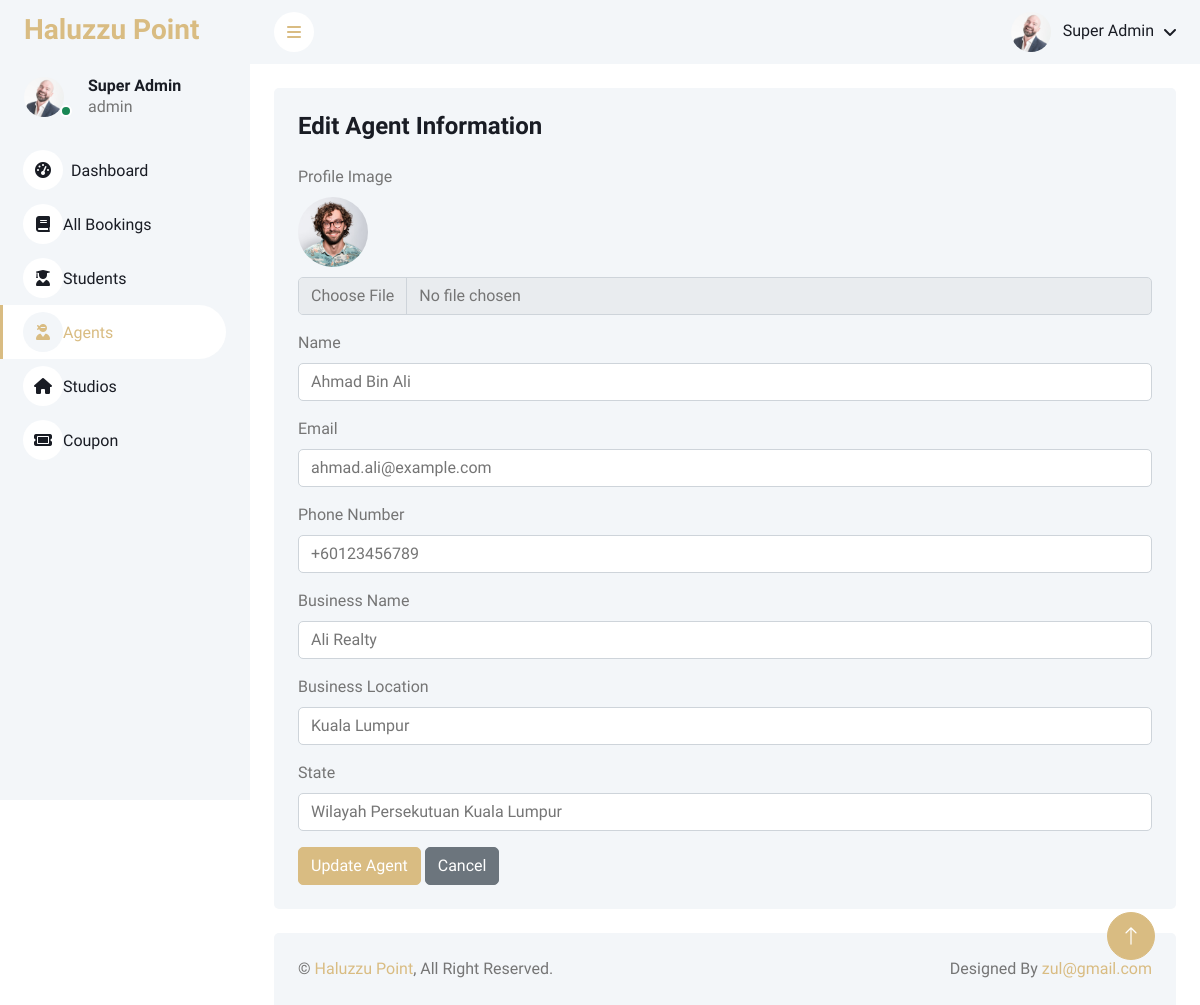
/haluzzu/admin/agentEdit?id=101 (signed in), run on the app's committed database.
### tables this page shows
CREATE TABLE `agents` (
  `agent_id` int(11) NOT NULL,
  `user_id` int(11) DEFAULT NULL,
  `business_name` varchar(255) DEFAULT NULL,
  `studio_location` varchar(255) DEFAULT NULL,
  `state` varchar(50) DEFAULT NULL
);

CREATE TABLE `users` (
  `user_id` int(11) NOT NULL,
  `name` varchar(100) NOT NULL,
  `email` varchar(100) NOT NULL,
  `image_profile` varchar(366) DEFAULT NULL,
  `password` varchar(255) NOT NULL,
  `phone_number` varchar(20) DEFAULT NULL,
  `user_type` enum('student','agent','admin') NOT NULL,
  `created_at` timestamp NOT NULL DEFAULT current_timestamp(),
  `updated_at` timestamp NOT NULL DEFAULT current_timestamp() ON UPDATE current_timestamp()
);

### index2.php (called while the page is built, shortened)
<?php
    require "router.php";
?>

### config.php (called while the page is built, shortened)
<?php
$base_url = '/haluzzu';
$system_name = 'Haluzzu Point';
?>

### controller/functions.php (called while the page is built, shortened)
<?php
function getCurrentUser($conn, $user_id)
{
    $query = "
        SELECT users.*, agents.*, admin.*, students.*
        FROM users
        LEFT JOIN agents ON users.user_id = agents.user_id
        LEFT JOIN admin ON users.user_id = admin.user_id
        LEFT JOIN students ON users.user_id = students.user_id
        WHERE users.user_id = $user_id
    ";
    $query_run = mysqli_query($conn, $query);
    if ($query_run && mysqli_num_rows($query_run) > 0) {
        return mysqli_fetch_assoc($query_run);
    } else {
        return null;
    }
}
function getAllAgentById($conn, $agent_id)
{
    $agent_id = mysqli_real_escape_string($conn, $agent_id);
    $query = "
        SELECT
            agents.agent_id,
            users.name AS name,
            agents.*,
            users.*,
            GROUP_CONCAT(DISTINCT studios.studio_name SEPARATOR ', ') AS studio_name
        FROM agents
        JOIN users ON agents.user_id = users.user_id
        LEFT JOIN studios ON agents.agent_id = studios.agent_id
        WHERE agents.agent_id = $agent_id
        GROUP BY agents.agent_id, users.user_id
        ORDER BY users.created_at DESC";
    return mysqli_query($conn, $query);
}

### admin/views/agent-edit.php (the view, shortened to what this page needs)
<?php
include 'controller/dbconnect.php';
include 'controller/functions.php';
include 'config.php';
require_once 'router.php';
if (isset($_GET['id'])) {
    $agent_id = $_GET['id'];
    $agent = getAllAgentById($conn, $agent_id);
    $row = mysqli_fetch_assoc($agent);
    $image_profile_page = !empty($row['image_profile']) ? $row['image_profile'] : 'default_profile.jpg';
} else {
    echo "Invalid agent ID.";
    exit();
}
?>
<?php include 'admin/views/components/header.php'; ?>
<body>
    <div class="container-fluid position-relative bg-white d-flex p-0">
        <?php include 'admin/views/components/sidebar.php'; ?>
        <div class="content">
            <?php include 'admin/views/components/navbar.php'; ?>
            <div class="container-fluid pt-4 px-4">
                <div class="row g-4">
                    <div class="col-12">
                        <div class="bg-light rounded h-100 p-4">
                            <h4 class="mb-4">Edit Agent Information</h4>
                            <form method="POST" enctype="multipart/form-data">
                                <div class="mb-3">
                                    <label for="profile_image" class="form-label">Profile Image</label>
                                    <div>
                                        <img id="preview" src="<?= $base_url; ?>/uploads/<?php echo htmlspecialchars($image_profile_page); ?>" alt="Profile Image" style="width: 70px; height: 70px; margin-bottom: 10px; " class="rounded-circle">
                                    </div>
                                    <input type="file" name="profile_image" id="profile_image" class="form-control" onchange="previewImage(event)">
                                </div>
                                <div class="mb-3">
                                    <label for="name" class="form-label">Name</label>
                                    <input type="text" name="name" class="form-control" value="<?php echo htmlspecialchars($row['name']); ?>" required>
                                </div>
                                <div class="mb-3">
                                    <label for="email" class="form-label">Email</label>
                                    <input type="email" name="email" class="form-control" value="<?php echo htmlspecialchars($row['email']); ?>" required>
                                </div>
                                <div class="mb-3">
                                    <label for="phone_number" class="form-label">Phone Number</label>
                                    <input type="text" name="phone_number" class="form-control" value="<?php echo htmlspecialchars($row['phone_number']); ?>" required>
                                </div>
                                <div class="mb-3">
                                    <label for="business_name" class="form-label">Business Name</label>
                                    <input type="text" name="business_name" class="form-control" value="<?php echo htmlspecialchars($row['business_name']); ?>" required>
                                </div>
                                <div class="mb-3">
                                    <label for="studio_location" class="form-label">Business Location</label>
                                    <input type="text" name="studio_location" class="form-control" value="<?php echo htmlspecialchars($row['studio_location']); ?>" required>
                                </div>
                                <div class="mb-3">
                                    <label for="state" class="form-label">State</label>
                                    <input type="text" name="state" class="form-control" value="<?php echo htmlspecialchars($row['state']); ?>" required>
                                </div>
                                <button type="submit" class="btn btn-primary">Update Agent</button>
                                <button type="button" class="btn btn-secondary" onclick="window.history.back();">Cancel</button>
                            </form>
                        </div>
                    </div>
                </div>
            </div>
            <?php include 'admin/views/components/footer.php'; ?>
</body>
</html>

### admin/views/components/sidebar.php (shortened to what this page needs)
<div class="sidebar pe-4 pb-3">
    <nav class="navbar bg-light navbar-light">
        <a href="<?= $base_url ?>" class="navbar-brand mx-4 mb-3">
            <h3 class="text-primary"><?= $system_name ?></h3>
        </a>
        <div class="d-flex align-items-center ms-4 mb-4">
            <div class="position-relative">
                <img class="rounded-circle me-lg-2" src="<?php echo $base_url; ?>/uploads/<?php echo htmlspecialchars($image_profile); ?>" alt="Profile Image" style="width: 40px; height: 40px;">
                <div class="bg-success rounded-circle border border-2 border-white position-absolute end-0 bottom-0 p-1"></div>
            </div>
            <div class="ms-3">
                <h6 class="mb-0"><?= ucwords($current_user['name']) ?></h6>
                <span><?= $current_user['user_type'] ?></span>
            </div>
        </div>
        <div class="navbar-nav w-100">
            <?php
               $current_url = parse_url($_SERVER['REQUEST_URI'], PHP_URL_PATH);
               $is_dashboard = strpos($current_url, 'dashboard') !== false;
               $is_bookings = strpos($current_url, 'booking') !== false;
               $is_users = strpos($current_url, 'student') !== false;
               $is_agents = strpos($current_url, 'agent') !== false;
               $is_studios = strpos($current_url, 'studio') !== false;
               $is_coupons = strpos($current_url, 'coupon') !== false;
               ?>
            <nav>
                <a href="<?= $base_url; ?>/<?= $user_type ?>/dashboard" class="nav-item nav-link <?= $is_dashboard ? 'active' : ''; ?>">
                    <i class="fa fa-tachometer-alt me-2"></i>Dashboard
                </a>
                <a href="<?= $base_url; ?>/<?= $user_type ?>/bookings-list" class="nav-item nav-link <?= $is_bookings ? 'active' : ''; ?>">
                    <i class="fa-solid fa-book"></i>All Bookings
                </a>
                <a href="<?= $base_url; ?>/<?= $user_type ?>/students-list" class="nav-item nav-link <?= $is_users ? 'active' : ''; ?>">
                    <i class="fa-solid fa-user-graduate"></i>Students
                </a>
                <a href="<?= $base_url; ?>/<?= $user_type ?>/agents-list" class="nav-item nav-link <?= $is_agents ? 'active' : ''; ?>">
                    <i class="fa-solid fa-user-ninja"></i>Agents
                </a>
                <a href="<?= $base_url; ?>/<?= $user_type ?>/studios-list" class="nav-item nav-link <?= $is_studios ? 'active' : ''; ?>">
                    <i class="fa-solid fa-house"></i>Studios
                </a>
                <a href="<?= $base_url; ?>/<?= $user_type ?>/coupons-list" class="nav-item nav-link <?= $is_coupons ? 'active' : ''; ?>">
                    <i class="fa-solid fa-ticket"></i>Coupon
                </a>
            </nav>
        </div>
    </nav>
</div>

### admin/views/components/navbar.php (shortened to what this page needs)
<nav class="navbar navbar-expand bg-light navbar-light sticky-top px-4 py-0">
    <a href="#" class="sidebar-toggler flex-shrink-0">
        <i class="fa fa-bars"></i>
    </a>
    <div class="navbar-nav align-items-center ms-auto">
        <div class="nav-item dropdown">
            <a href="#" class="nav-link dropdown-toggle" data-bs-toggle="dropdown">
                <img class="rounded-circle me-lg-2" src="<?php echo $base_url; ?>/uploads/<?php echo htmlspecialchars($image_profile); ?>" alt="" style="width: 40px; height: 40px;">
                <span class="d-none d-lg-inline-flex"><?= ucwords($current_user['name']) ?></span>
            </a>
        </div>
    </div>
</nav>

### admin/css/style.css (style rules this page uses)
:root { --primary: #D9BC82; --light: #F3F6F9; --dark: #191C24; }
.btn { transition: .5s; }
.btn.btn-primary { color: #FFFFFF; }
.sidebar { position: fixed; top: 0; left: 0; bottom: 0; width: 250px; height: 100vh; overflow-y: auto; background: var(--light); transition: 0.5s; z-index: 999; }
.content { margin-left: 250px; min-height: 100vh; background: #FFFFFF; transition: 0.5s; }
@media (min-width: 992px) { .sidebar { margin-left: 0; } }
@media (min-width: 992px) { .content { width: calc(100% - 250px); } }
.sidebar .navbar .navbar-nav .nav-link { padding: 7px 20px; color: var(--dark); font-weight: 500; border-left: 3px solid var(--light); border-radius: 0 30px 30px 0; outline: none; }
.sidebar .navbar .navbar-nav .nav-link:hover, .sidebar .navbar .navbar-nav .nav-link.active { color: var(--primary); background: #FFFFFF; border-color: var(--primary); }
.sidebar .navbar .navbar-nav .nav-link i { width: 40px; height: 40px; display: inline-flex; align-items: center; justify-content: center; background: #FFFFFF; border-radius: 40px; }
.sidebar .navbar .navbar-nav .nav-link:hover i, .sidebar .navbar .navbar-nav .nav-link.active i { background: var(--light); }
.content .navbar .navbar-nav .nav-link { margin-left: 25px; padding: 12px 0; color: var(--dark); outline: none; }
.content .navbar .sidebar-toggler, .content .navbar .navbar-nav .nav-link i { width: 40px; height: 40px; display: inline-flex; align-items: center; justify-content: center; background: #FFFFFF; border-radius: 40px; }
.content .navbar .dropdown-toggle::after { margin-left: 6px; vertical-align: middle; border: none; content: "\f107"; font-family: "Font Awesome 5 Free"; font-weight: 900; transition: .5s; }

### data on the page
agents: user.image_profile (picture), user.name "Super Admin", user.user_type "admin"
agents: user.image_profile (picture), name "Ahmad Bin Ali", email "ahmad.ali@example.com", phone_number "+60123456789", business_name "Ali Realty", studio_location "Kuala Lumpur", state "Wilayah Persekutuan Kuala Lumpur"

### other printed values
$system_name "Haluzzu Point"
$email "zul@gmail.com"
